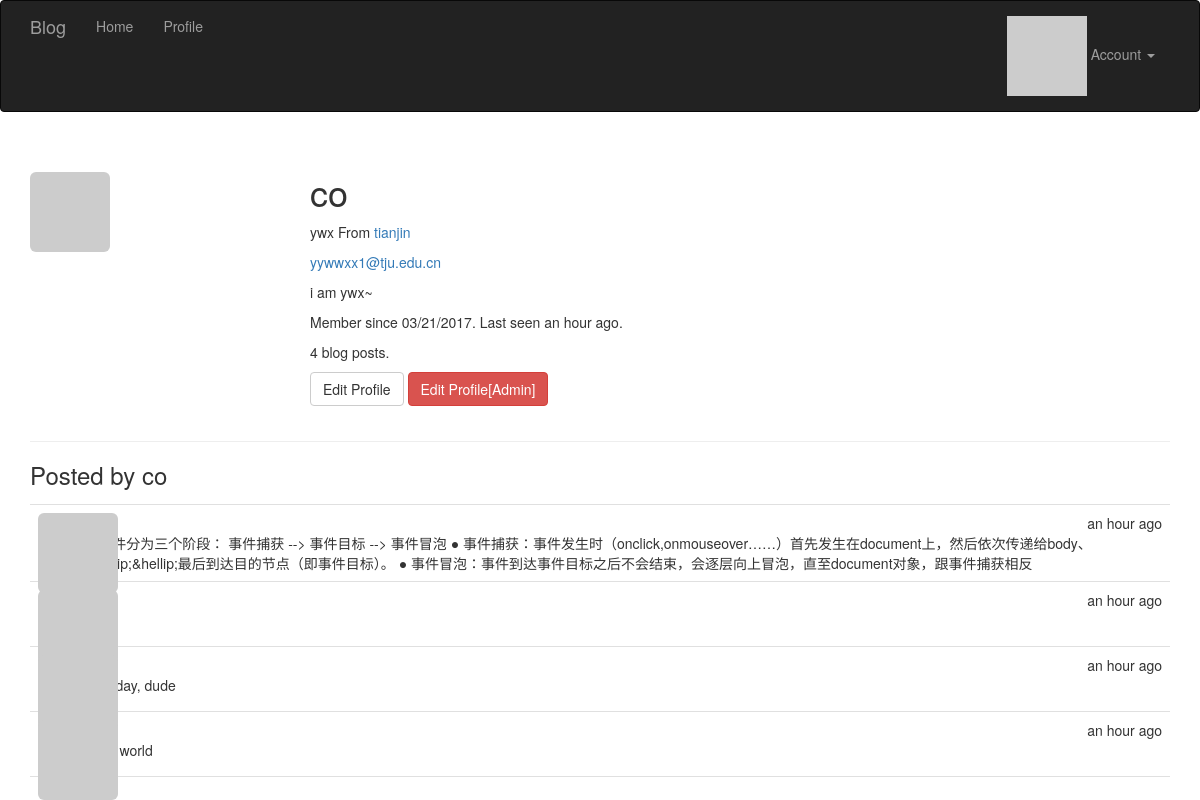
The app's page /user/co (signed in), older data.
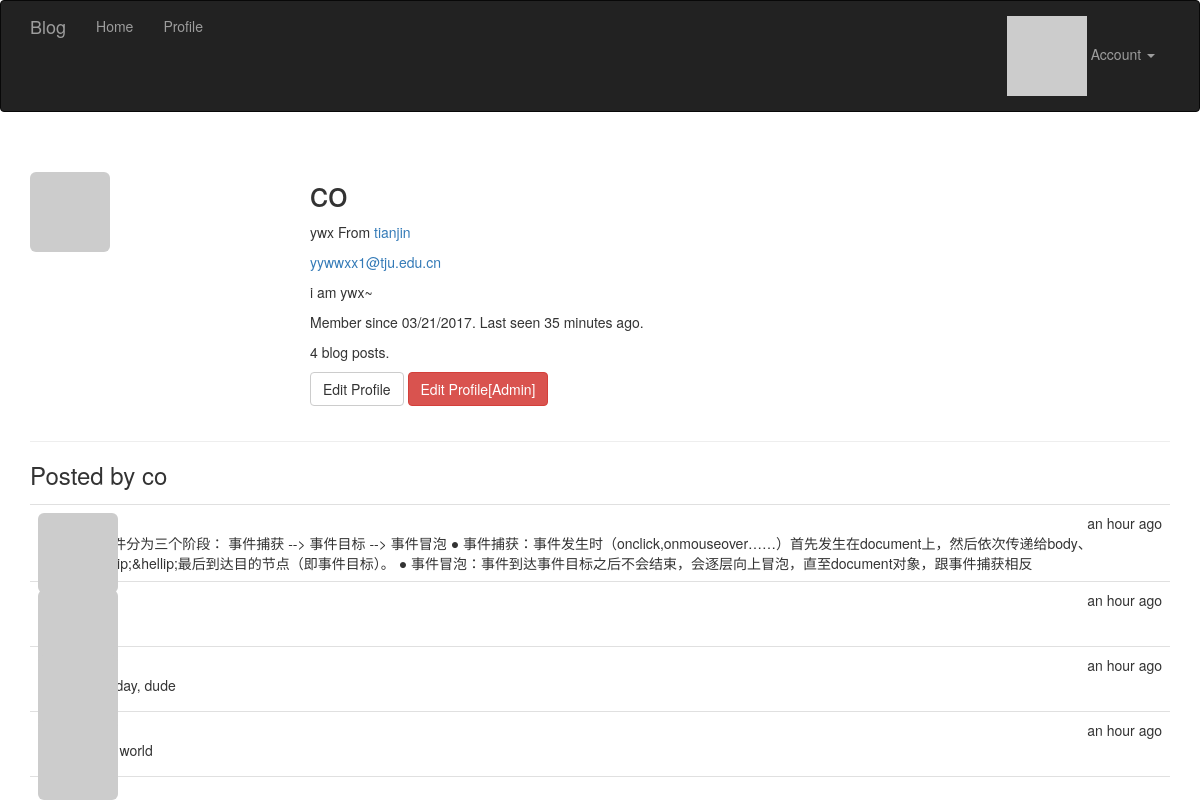
The same page, newer data.
### app/models.py (models this page shows, shortened)
class User(UserMixin, db.Model):
	__tablename__ = 'users'
	id = db.Column(db.Integer, primary_key=True)
	email = db.Column(db.String(64), unique=True, index=True)
	username = db.Column(db.String(64), unique=True, index=True)
	password_hash = db.Column(db.String(128))
	role_id = db.Column(db.Integer, db.ForeignKey('roles.id'))
	confirmed = db.Column(db.Boolean, default=False)
	name = db.Column(db.String(64))
	location = db.Column(db.String(64))
	about_me = db.Column(db.Text())
	member_since = db.Column(db.DateTime(), default=datetime.utcnow)
	last_seen = db.Column(db.DateTime(), default=datetime.utcnow)
	posts = db.relationship('Post', backref='author', lazy='dynamic')
	@property
	def password(self):
		raise AttributeError('password is not a readable attribute')
	@login_manager.user_loader #这个是登录模块的东西
	def load_user(user_id):
		return User.query.get(int(user_id)) #返回当前user对象，作为current_user
	def can(self, permissions):
		return self.role is not None and \
			(self.role.permissions & permissions) == permissions #权限判断巧妙
	def is_administrator(self):
		return self.can(Permission.ADMINISTER)
	def ping(self):
		self.last_seen = datetime.utcnow()
		db.session.add(self)
	def gravatar(self,size=100,default='identicon', rating='g'):
		if request.is_secure:
			url = 'https://secure.gravatar.com/avatar'
		else:
			url = 'http://gravatar.com/avatar'
		hash = hashlib.md5(self.email.encode('utf-8')).hexdigest()
		return '{url}/{hash}?s={size}&d={default}&r={rating}'.format(
			url=url,hash=hash,size=size,default=default,rating=rating)

class Post(db.Model):
	__tablename__='posts'
	id = db.Column(db.Integer, primary_key=True)
	body = db.Column(db.Text)
	timestamp = db.Column(db.DateTime, index=True, default=datetime.utcnow)
	author_id = db.Column(db.Integer, db.ForeignKey('users.id'))

### app/main/views.py (the view)
@main.route('/user/<username>')
def user(username):
	user = User.query.filter_by(username=username).first_or_404()
	posts = user.posts.order_by(Post.timestamp.desc()).all()
	return render_template('user.html',user=user,posts=posts)

### app/auth/views.py (called while the page is built)
@auth.before_app_request #在全局的所有request之前，判断如果1.用户登录2.且未确认3.且请求的端点不在auth蓝本中,则强制跳转到unconfirm界面
def before_request():
	if current_user.is_authenticated:
		current_user.ping()
		if not current_user.confirmed \
			and request.endpoint \
			and request.endpoint[:5]!= 'auth.'\
			and request.endpoint != 'static':
			return redirect(url_for('auth.unconfirmed'))

### app/main/__init__.py (called while the page is built)
@main.app_context_processor #Permission类加入全局上下文卡，在所有模板中都可以全局访问
def inject_perssions():
	return dict(Permission=Permission)

### app/templates/user.html (shortened to what this page needs)
{% extends "base.html" %}
{% block page_content %}
<div class="page-header">
    <img class="img-rounded profile-thumbnail" src="{{user.gravatar(size=256)}}">
    <div class="profile-header">
        <h1>{{ user.username }}</h1>
        {% if user.name or user.location %}
        <p>
            {% if user.name %}{{ user.name }}{% endif %}
            {% if user.location %}
                From <a href="http://maps.google.com/?q={{ user.location }}">{{ user.location }}</a>
            {% endif %}
        </p>
        {% endif %}
        {% if current_user.is_administrator() %}
        <p><a href="mailto:{{ user.email }}">{{ user.email }}</a></p>
        {% endif %}
        {% if user.about_me %}<p>{{ user.about_me }}</p>{% endif %}
        <p>Member since {{ moment(user.member_since).format('L') }}. Last seen {{ moment(user.last_seen).fromNow() }}.</p>
        <p>{{user.posts.count()}} blog posts.</p>
        <p>
            {%if user == current_user %}
            <a class="btn btn-default" href="{{url_for('.edit_profile')}}">Edit Profile</a>
            {% endif %}
            {% if current_user.is_administrator()%}
            <a class="btn btn-danger" href="{{url_for('.edit_profile_admin',id=user.id)}}" >Edit Profile[Admin]</a>
            {% endif %}
        </p>
    </div>
</div>
<h3>Posted by {{user.username}}</h3>
{% include '_posts.html'%}
{% endblock %}

### app/templates/base.html (shortened to what this page needs)
{% extends "bootstrap/base.html" %}
{% import "bootstrap/wtf.html" as wtf%}
{% block head %}
{{ super() }}
<link rel="stylesheet" type="text/css" href="{{url_for('static',filename= 'style.css')}}">
{% endblock %}
{% block navbar %}
<div class="navbar navbar-inverse" role="navigation" >
	<div class="container">
		<div class="navbar-header">
			<a href="/" class="navbar-brand">Blog</a>
		</div>
		<div class="navbar-collapse collapse">
			<ul class="nav navbar-nav">
				<li><a href="/">Home</a></li>
				{% if current_user.is_authenticated %}
				<li><a href="{{url_for('main.user',username=current_user.username) }}">Profile</a></li>
				{% endif %}
			</ul>
			<ul class="nav navbar-nav navbar-right">
				{%if current_user.is_authenticated %}
				<li class="dropdown">
					<a href="#" class="dropdown-toggle" data-toggle="dropdown">
						<img src="{{ current_user.gravatar(size=18)}}">
						Account <b class="caret"></b>
					</a>
				</li>
				{% else %}
				<li><a href="{{ url_for('auth.login') }}">Sign In</a></li>
				{% endif %}
			</ul>
		</div>
	</div>
</div>
{% endblock %}
{% block content %}
<div class="container">
	{% block page_content %}{% endblock %}
</div>
{% endblock %}

### app/templates/_posts.html
<ul class="posts">
    {% for post in posts %}
    <li class="post">
        <div class="post-thumbnail">
            <a href="{{ url_for('.user', username=post.author.username) }}">
                <img class="img-rounded profile-thumbnail" src="{{ post.author.gravatar(size=40) }}">
            </a>
        </div>
        <div class="post-content">
            <div class="post-date">{{ moment(post.timestamp).fromNow() }}</div>
            <div class="post-author"><a href="{{ url_for('.user', username=post.author.username) }}">{{ post.author.username }}</a></div>
            <div class="post-body">{{ post.body }}</div>
        </div>
    </li>
    {% endfor %}
</ul>

### app/static/style.css (style rules this page uses)
.profile-thumbnail { position: absolute; }
.profile-header { min-height: 260px; margin-left: 280px; }
ul.posts { list-style-type: none; padding: 0px; margin: 16px 0px 0px 0px; border-top: 1px solid #e0e0e0; }
ul.posts li.post { padding: 8px; border-bottom: 1px solid #e0e0e0; }
div.post-date { float: right; }
div.post-author { font-weight: bold; }
div.post-thumbnail { position: absolute; }
div.post-content { margin-left: 48px; min-height: 48px; }

Row changes from the older to the newer data that the page shows:
changed User "co": last_seen "an hour ago" → "35 minutes ago"
